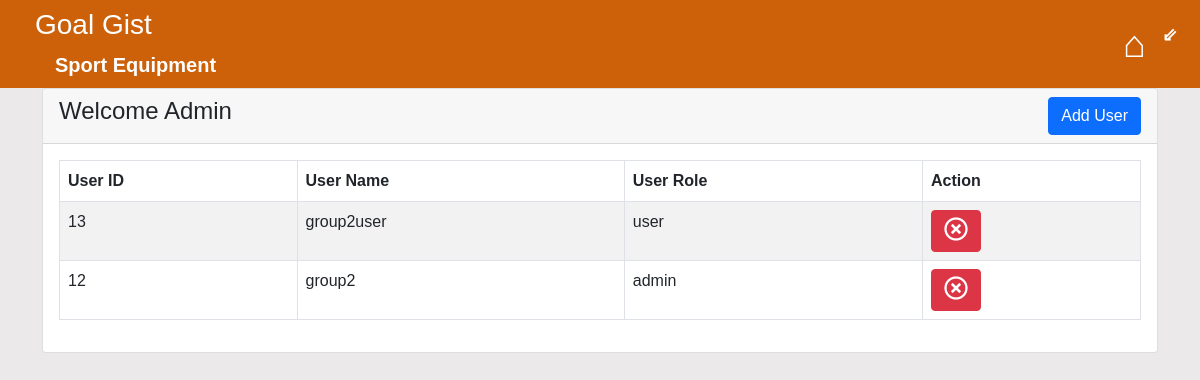
/admin/userlist.php, run on the app's committed database.
### tables this page shows
CREATE TABLE `user` (
  `userid` int(11) NOT NULL,
  `username` varchar(20) NOT NULL,
  `password` varchar(255) NOT NULL,
  `email` varchar(30) NOT NULL,
  `phone` varchar(30) NOT NULL,
  `address` varchar(100) NOT NULL,
  `role` varchar(10) NOT NULL
);

### admin/userlist.php (the view, shortened to what this page needs)
<!DOCTYPE html>
<html lang="en">
<head>
    <link href="https://cdn.jsdelivr.net/npm/bootstrap@5.0.2/dist/css/bootstrap.min.css" rel="stylesheet">
</head>
<body>
<?php include 'header.php' ?>
    <div class="container">
        <div class="row">
            <div class="col-md-12">
                <div class="card">
                    <div class="card-header">
                        <h4>Welcome Admin
                            <a href="user.php" class="btn btn-primary float-end">Add User</a>
                        </h4>
                    </div>
                    <div class="card-body">
                    <table class="table table-bordered table-striped" >
                        <thead>
                            <tr>
                            <th>User ID</th>
                            <th>User Name</th>
                            <th>User Role</th>
                            <th>Action</th>
                            </tr>
                        </thead>
                        <tbody>
                        <?php
                    $query="Select * from user order by userid desc";
                    $go_query=mysqli_query($conn,$query);
                   while($row=mysqli_fetch_array($go_query))
                   {
                    $userid=$row['userid'];
                    $username=$row['username'];
                    $role=$row['role'];
                    echo "<tr>";
                    echo "<td>{$userid}</td>";
                    echo "<td>{$username}</td>";
                    echo "<td>{$role}</td>";
                    echo "<td><a href='userlist.php?action=delete&id={$userid}' class='btn btn-danger' onclick=\"return confirm('Are you sure?')\"><i id='delete'><i style='font-size:24px' class='far'>&#xf057;</i></a>
                                           </td>";
                    echo "</tr>";
                   }
                ?>
                </tbody>
                    </table>
                    </div>
                </div>
            </div>
        </div>
    </div>
</body>
</html>

### admin/header.php (style rules this page uses)
body { font-family: 'Arial', sans-serif; background-color: #ebe9e9; }

### data on the page
user: userid "13", username "group2user", role "user"
user: userid "12", username "group2", role "admin"
